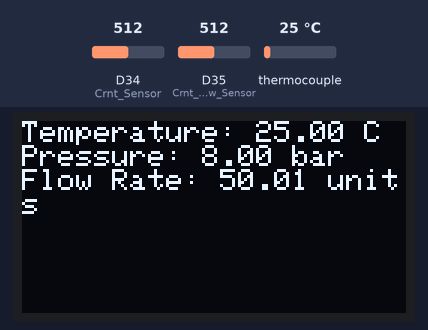
Simulated run of this sketch. Board: Arduino Due. Shown: 128×64 one-colour display. The test bench sets the inputs (shaded band); at power-on: thermocouple 25 °C, D34 (Crnt_Sensor) = 512, D35 (Crnt_Flow_Sensor) = 512 (analog values on the 0–1023 scale). The display library's start-up logo is not drawn; what the sketch prints to the serial monitor is not drawn.

Above: at 3.2 s.
3.3 s: thermocouple set to 6 °C
At 4.5 s:
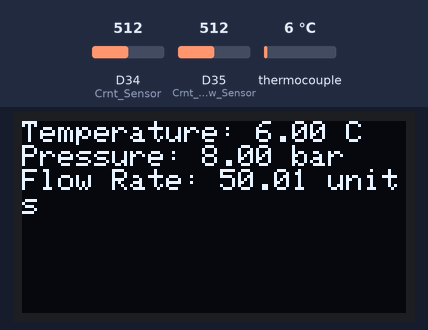
4.8 s: D34 (Crnt_Sensor) set to 716
At 5.6 s:
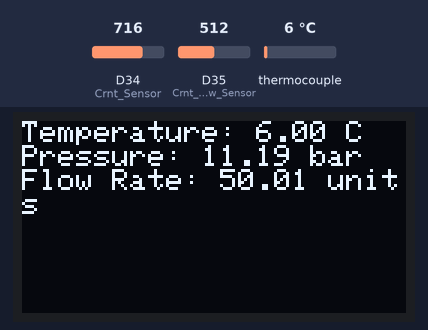
6.3 s: D35 (Crnt_Flow_Sensor) set to 716
At 7.6 s:
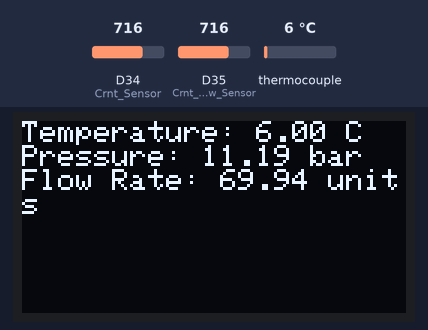
7.9 s: thermocouple set to 75 °C
At 8.5 s:
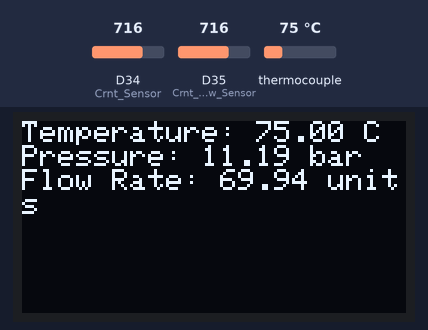
9.4 s: D34 (Crnt_Sensor) set to 900
At 10.6 s:
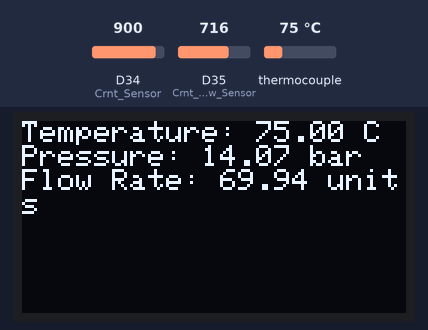
10.9 s: D35 (Crnt_Flow_Sensor) set to 900
At 11.5 s:
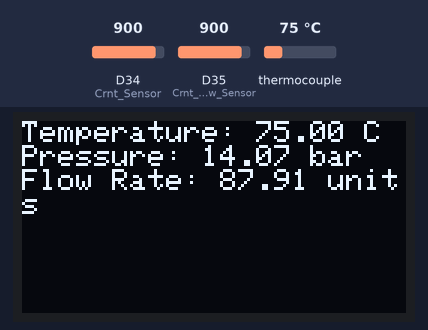
Timing chart, 0 to 13.4 s (numbered marks = the images above; inputs shaded):
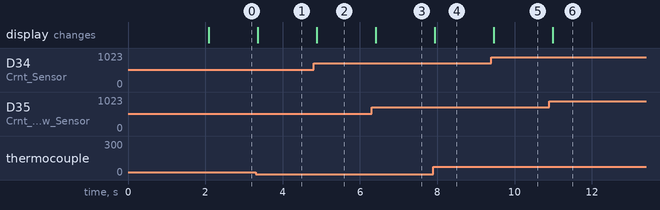

Measured:
- after the input at 3.3 s, the display: changes after 0.05 s (image 1)
- after the input at 4.8 s, the display: changes after 0.08 s (image 2)
- after the input at 6.3 s, the display: changes after 0.11 s (image 3)
- after the input at 7.9 s, the display: changes at once (image 4)
- after the input at 9.4 s, the display: changes after 0.06 s (image 5)
- after the input at 10.9 s, the display: changes after 0.08 s (image 6)

The sketch:

Arduino_code.ino
```cpp
#include <Adafruit_MAX31865.h>
#include <Wire.h>
#include <Adafruit_GFX.h>
#include <Adafruit_SSD1306.h>

#define Read_time 100

// Define pins for MAX31865 PT100 sensor
#define CS_PIN 5
#define DI_PIN 23
#define DO_PIN 19
#define CLK_PIN 18

// Define the Rref resistor for the PT100 sensor
#define RREF 430.0

// Define pins and constants for pressure sensor
#define Crnt_Sensor 34
#define MAX_BAR 16.0  // Maximum pressure in bar (for 4-20 mA)
#define Min_Crnt 4.0  // Min Current of 4-20mA
#define Max_Crnt 20.0 // Max Current of 4-20mA
#define Max_Volt 3.3  // Maximum volts reading in the MCU (change to 5 for 5V ADC)

// Define pins and constants for flow meter sensor
#define Crnt_Flow_Sensor 35
#define MAX_FLOW_RATE 100.0  // Maximum flow rate (units depend on your flow meter)
#define Min_Flow_Crnt 4.0    // Min Current of 4-20mA
#define Max_Flow_Crnt 20.0   // Max Current of 4-20mA

// OLED display parameters
#define SCREEN_WIDTH 128
#define SCREEN_HEIGHT 64
#define OLED_RESET -1  // Reset pin # (or -1 if sharing Arduino reset pin)

// Initialize the MAX31865 PT100 sensor with software SPI
Adafruit_MAX31865 max31865 = Adafruit_MAX31865(CS_PIN, DI_PIN, DO_PIN, CLK_PIN);
// Initialize the OLED display
Adafruit_SSD1306 display(SCREEN_WIDTH, SCREEN_HEIGHT, &Wire, OLED_RESET);

void setup() {
  Serial.begin(115200);  // Initialize serial communication
  max31865.begin(MAX31865_3WIRE);  // Set to 3WIRE for 3-wire PT100
  analogReadResolution(12);  // Set the ADC resolution to 12 bits

  // Initialize the OLED display
  if(!display.begin(SSD1306_SWITCHCAPVCC, 0x3C)) {  // Address 0x3C for 128x64
    Serial.println(F("SSD1306 allocation failed"));
    for(;;);  // Don't proceed, loop forever
  }
  display.display();  // Show initial display buffer contents on the screen
  delay(2000);  // Pause for 2 seconds

  display.clearDisplay();  // Clear the buffer
  display.setTextSize(1);  // Set text size to 1
  display.setTextColor(SSD1306_WHITE);  // Set text color to white
}

void loop() {
  // Read sensor data
  float temperature = readPT100Sensor();
  float pressure = readPressureSensor();
  float flowRate = readFlowSensor();

  // Print data in CSV format
  Serial.print(temperature);        Serial.print(",");
  Serial.print(pressure);           Serial.print(",");
  Serial.print(flowRate);           Serial.println();

  // Display sensor values on the OLED
  display.clearDisplay();

  display.setCursor(0, 0);  // Start at top-left corner
  display.print("Temperature: "); display.print(temperature); display.println(" C");
  display.print("Pressure: "); display.print(pressure); display.println(" bar");
  display.print("Flow Rate: "); display.print(flowRate); display.println(" units");

  display.display();  // Update the display with new data

  delay(Read_time);  // Do reading every (Read_time)
}

float readPT100Sensor() {
  uint16_t rtd = max31865.readRTD();
  float ratio = rtd;
  ratio /= 32768;
  float resistance = RREF * ratio;
  return max31865.temperature(100, RREF);
}

float readPressureSensor() {
  int RawVolt = analogRead(Crnt_Sensor);  // Read the raw ADC value
  float Volt = (RawVolt / 4095.0) * Max_Volt;  // Convert ADC value to voltage
  float Crnt = ((Volt / Max_Volt) * (Max_Crnt - Min_Crnt)) + Min_Crnt;  // Convert voltage to current in mA
  return (Crnt - Min_Crnt) * (MAX_BAR / (Max_Crnt - Min_Crnt));  // Convert current to pressure
}

float readFlowSensor() {
  int RawVolt = analogRead(Crnt_Flow_Sensor);  // Read the raw ADC value
  float Volt = (RawVolt / 4095.0) * Max_Volt;  // Convert ADC value to voltage
  float Crnt = ((Volt / Max_Volt) * (Max_Flow_Crnt - Min_Flow_Crnt)) + Min_Flow_Crnt;  // Convert voltage to current in mA
  return (Crnt - Min_Flow_Crnt) * (MAX_FLOW_RATE / (Max_Flow_Crnt - Min_Flow_Crnt));  // Convert current to flow rate
}
```
